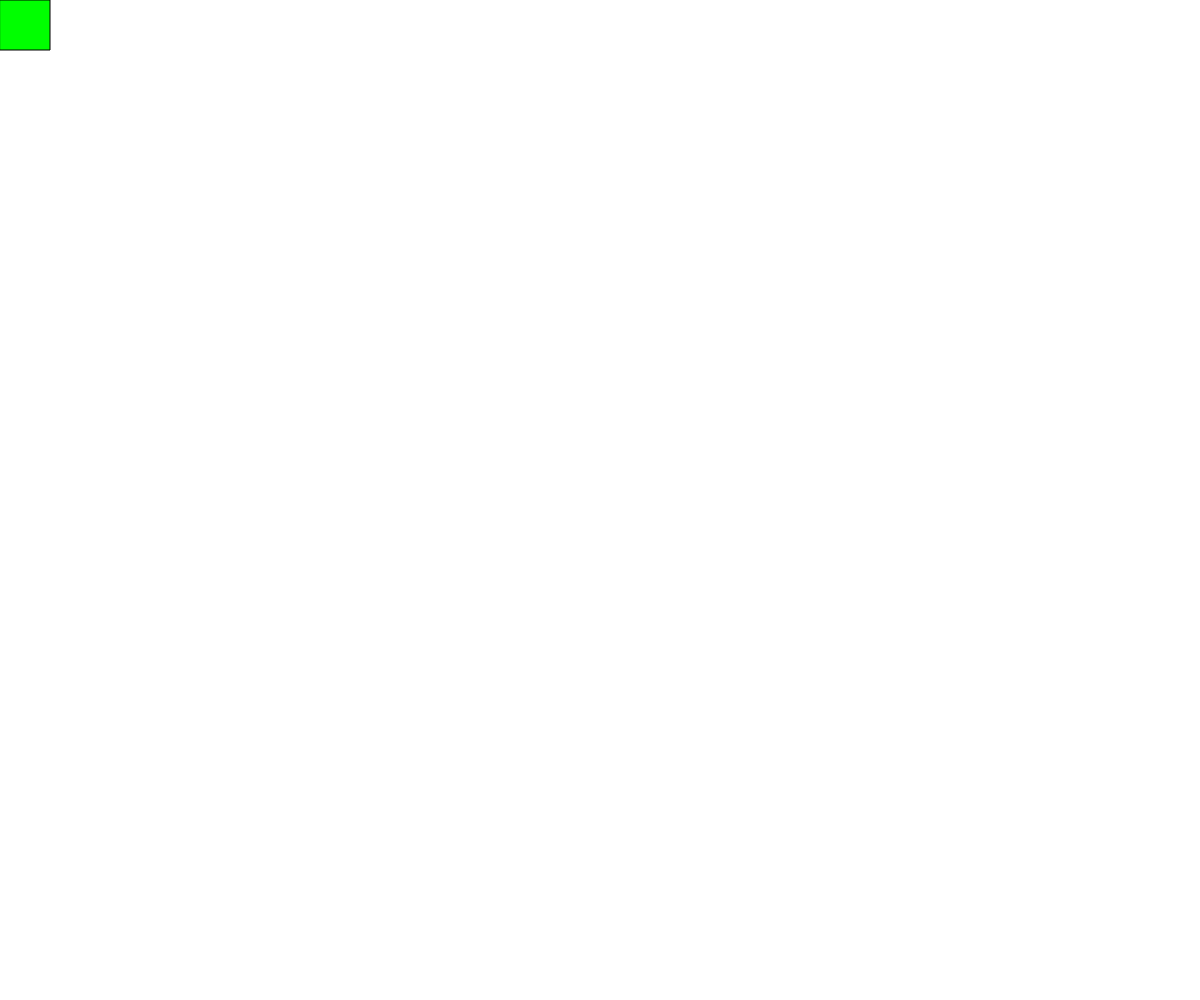
Frame 1 (no input)
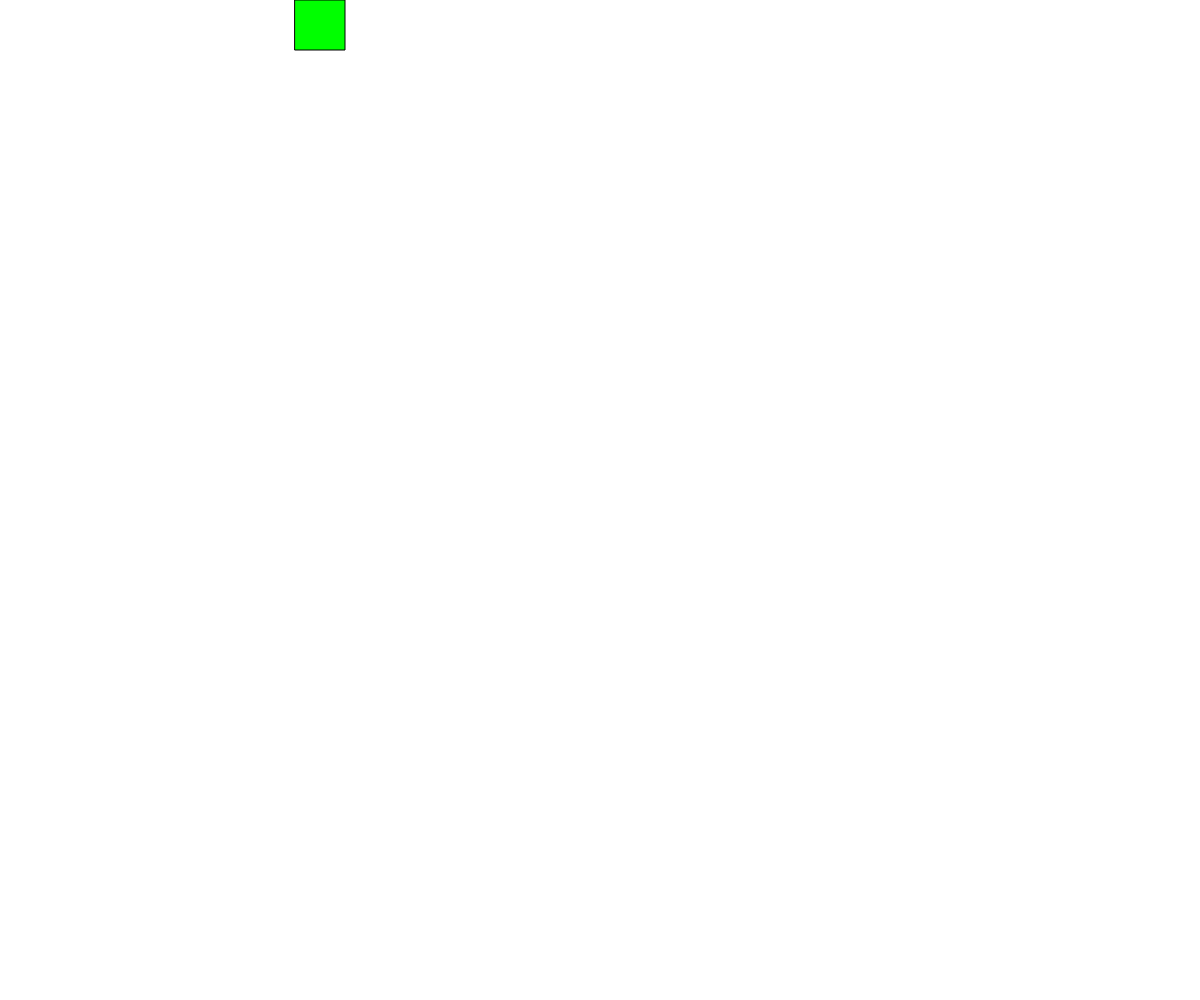
Frame 60 (no input)
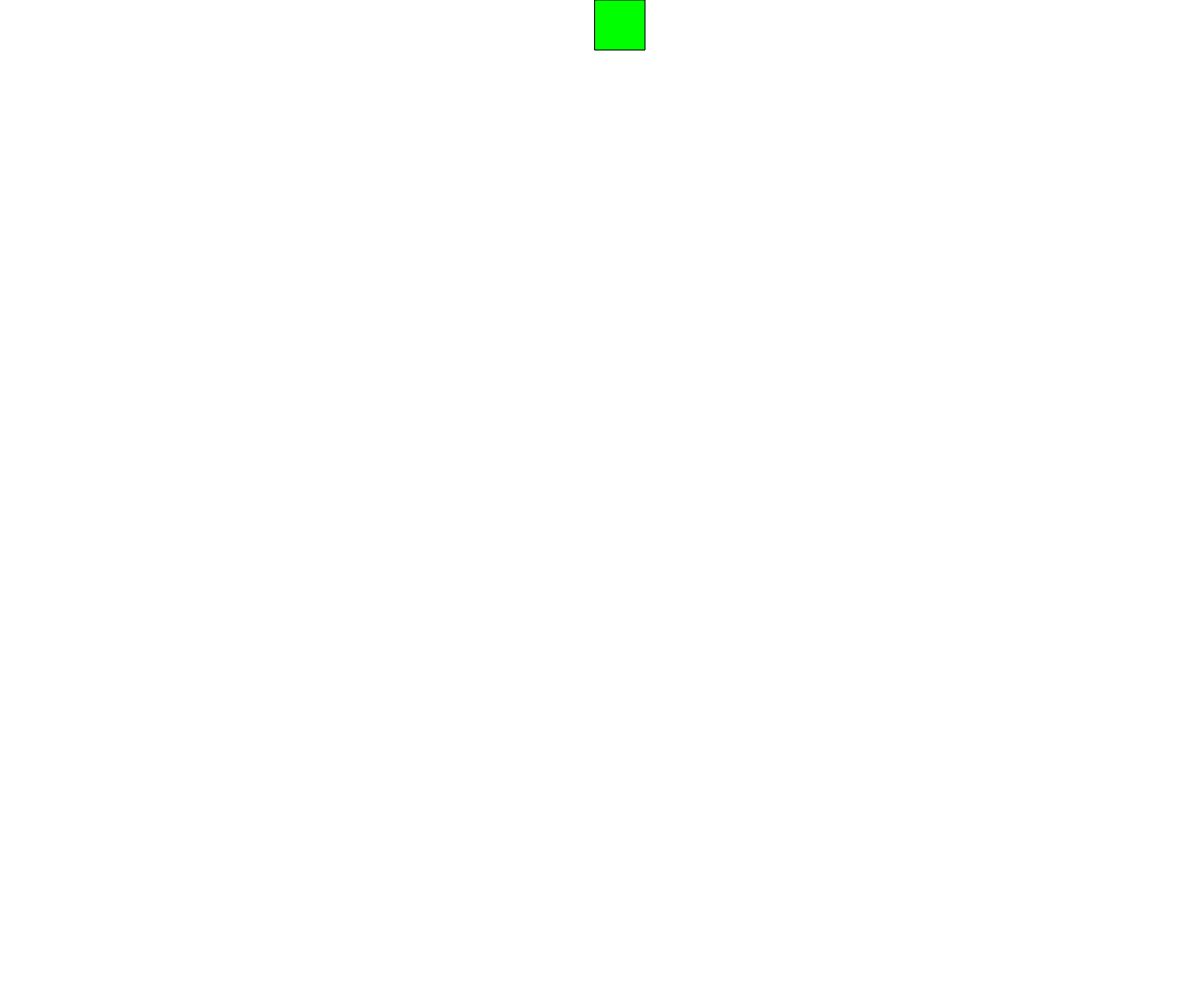
Frame 120 (the mouse pressed at the canvas centre since frame 60)

The p5.js sketch that drew these frames (run headless with seeded random() and noise() and a simulated clock; from frame 60 on, the mouse is pressed at the canvas centre):

// p5.js sketch
// ── sketch.js
let size = 50;
let xLoc = 0;
let yLoc = 0;
let state = 1;

function setup() {
  createCanvas(windowWidth, windowHeight);

}

function draw() {
  background(255)
  fill(0, 255, 0)
  rect(xLoc, yLoc, size, size)
  if (state === 1) {
    xLoc += 5
    if (xLoc > windowWidth - 50) {
      state = 2
    }
  }
  else if (state === 2) {
    yLoc += 5
    if (yLoc > windowHeight - 50) {
      state = 3
    }
  }
  if (state === 3) {
    xLoc -= 5
    if (xLoc === 0) {
      state = 4
    }
  }
  else if (state === 4) {
    yLoc -= 5
    if (yLoc === 0) {
      state = 1
    }
  }
}
